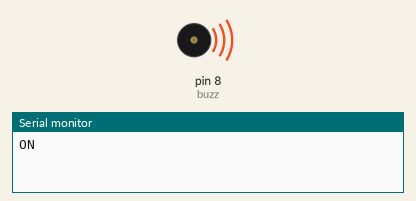
This sketch was run on a simulated Arduino Uno, built with avr-gcc and run on an emulated ATmega328P. On the bench: buzzer (waves = sounding, pin HIGH), the last lines printed to the serial monitor.

Above: at 1.0 s.
At 5.5 s:
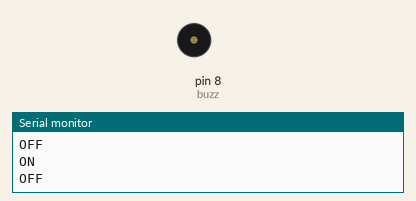
Timing chart, 0 to 6.9 s (numbered marks = the images above):
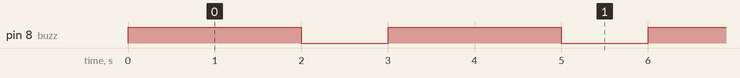

Measured:
- by itself, pin 8 (buzz): alternates HIGH for 2.0 s and LOW for 1.0 s

The sketch:

buzzer.ino
```cpp
const int buzz = 8;


void setup() {
  // put your setup code here, to run once:
  pinMode(buzz, OUTPUT);
  Serial.begin(9600);
}

void loop() {
  // put your main code here, to run repeatedly:
  digitalWrite(buzz, HIGH);
      Serial.println("ON");
      delay(2000);
      digitalWrite(buzz, LOW);
      Serial.println("OFF");
      delay(1000);
}
```
